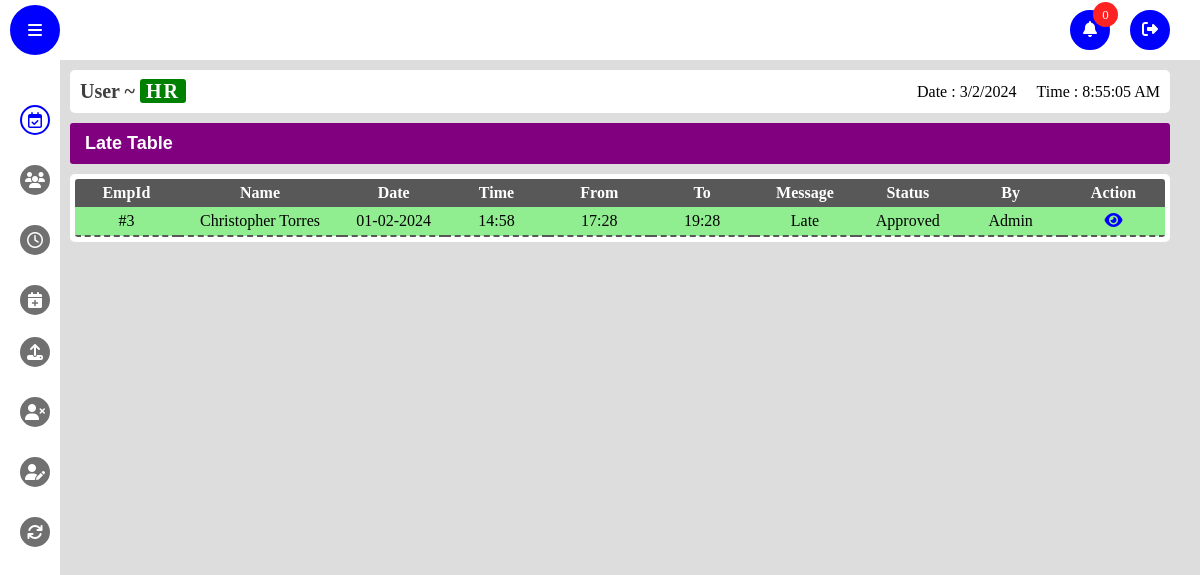
The app's page /late_req_table (signed in), older data.
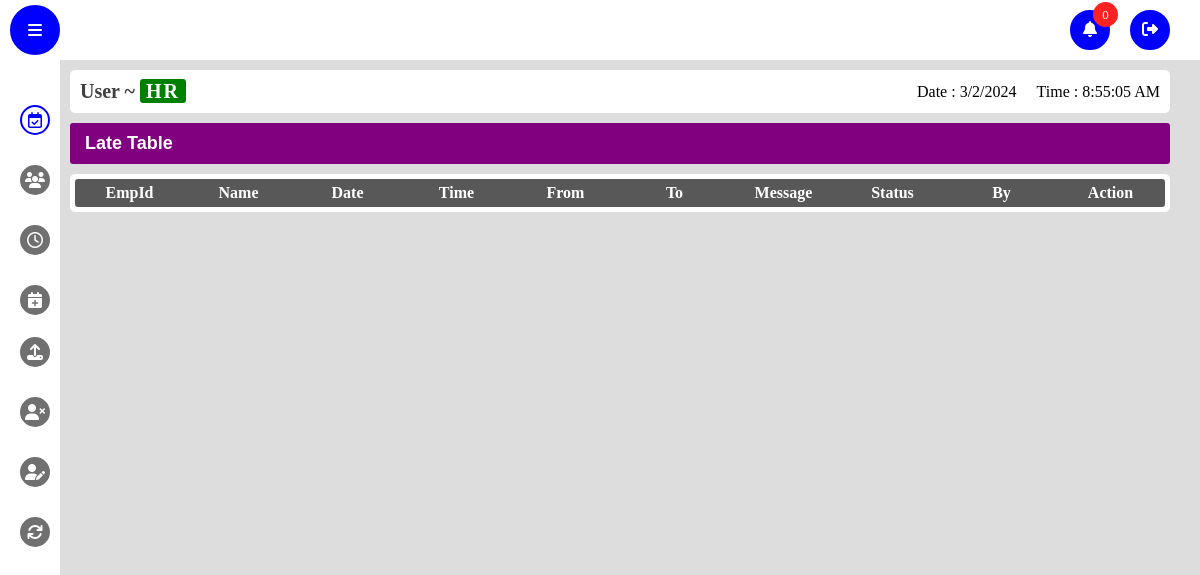
The same page, newer data.
### app/models.py (models this page shows)
class late(db.Model, UserMixin):
    id = db.Column(db.Integer, primary_key=True)
    emp_id = db.Column(db.Integer)
    emp_name = db.Column(db.String(150), nullable=False)
    reason = db.Column(db.String(150), nullable=False)
    from_time = db.Column(db.String(150), nullable=False)
    to_time = db.Column(db.String(150), nullable=False)
    status = db.Column(db.String(150), default='Pending')
    approved_by = db.Column(db.String(150), default='Pending')
    hr_approval = db.Column(db.String(150), default='Pending')
    date = db.Column(db.DateTime(timezone=True), default=func.now())

### app/views.py (the view)
@views.route("/late_req_table")
@login_required
def late_req_table():
    notification=notifications.query.order_by(notifications.timestamp).all()
    emp_login=Emp_login.query.order_by(Emp_login.emp_id).all()
    permission_details=late.query.order_by(late.date).all()
    return render_template("req_table.html",emp_login=emp_login,notification=notification,permission=permission_details,permission_type='Late')

### app/templates/req_table.html (shortened to what this page needs)
{% extends "base_admin.html" %}
{% block content %}
<link rel="stylesheet" href="static/css/style.css" />
<link rel="stylesheet" href="static/css/attendance.css" />
      <link rel="stylesheet" href="static/css/late.css" />
      <section class="late-table-section">
        <header class="late-header">
          <div class="frame-header">
            <div class="frame-details">
              <p class="frame-name">{{permission_type}} Table</p>
            </div>
          </div>
        </header>
        <div class="table">
          <table>
            <thead>
              <th>EmpId</th>
              <th>Name</th>
              <th>Date</th>
              <th>Time</th>
              <th>From</th>
              <th>To</th>
              <th>Message</th>
              <th>Status</th>
              <th>By</th>
              <th>Action</th>
            </thead>
            <tbody class="{{permission_type.lower()}}-table" id="{{permission_type.lower()}}-table">
              {% for permission in permission %}
              <tr class="{{permission.status}}">
                <td>#{{permission.emp_id}}</td>
                <td>{{permission.emp_name}}</td>
                <td>{{permission.date.strftime('%d-%m-%Y') }}</td>
                <td>{{permission.date.strftime('%H:%M') }}</td>
                <td>{{permission.from_time}}</td>
                <td>{{permission.to_time}}</td>
                <td>{{permission.reason}}</td>
                <td class="status">{{permission.status}}</td>
                <td>{{permission.approved_by}}</td>
                <td>
                  <a
                    href="{{ url_for('views.' + permission_type.lower() + '_req_profile',
                                     emp_id=permission.emp_id,
                                     emp_name=permission.emp_name,
                                     from_time=permission.from_time,
                                     to_time=permission.to_time,
                                     reason=permission.reason,
                                     req_id=permission.id,
                                     back_page=permission_type.lower()+'_table',)}}"
                    ><i class="fas fa-eye"></i
                  ></a>
                </td>
              </tr>
              {% endfor %}
            </tbody>
          </table>
        </div>
      </section>
    {% endblock %}

### app/templates/base_admin.html (shortened to what this page needs)
<!DOCTYPE html>
<html lang="en">
  <head>
    <link rel="stylesheet" href="static/css/style.css" />
    <link
      rel="stylesheet"
      href="https://cdnjs.cloudflare.com/ajax/libs/font-awesome/5.15.4/css/all.min.css"
    />
    <link
      rel="stylesheet"
      href="https://cdnjs.cloudflare.com/ajax/libs/font-awesome/6.1.1/css/all.min.css"
    />
    <link rel="stylesheet" href="static/css/late.css" />
  </head>
  <body>
    <nav class="nav-bar">
      <div class="toogle-sidebar">
        <i class="fas fa-bars"></i>
      </div>
      <ul class="options">
        <li class="option">
          <div class="notification-btn">
            <span class>
              <i class="fas fa-bell"></i>
            </span>
            <div class="notify-count">
              <p class="count">0</p>
            </div>
          </div>
        </li>
        <a href="/logout" class="option logout">
          <span>
            <i class="fas fa-sign-out-alt"></i>
          </span>
        </a>
      </ul>
    </nav>
    <aside class="sidebar">
      <ul class="side-menu">
        <li class="menu-option active">
          <a href="/" class="side_bar_a">
            <span class="icon">
              <i class="far fa-calendar-check"></i>
            </span>
          </a>
        </li>
        <li class="menu-option action-menu emp-disp-option" index="3">
          <a href="/emp_details" class="side_bar_a">
            <span class="icon">
              <i class="fas fa-users"></i>
            </span>
          </a>
        </li>
        <li class="menu-option">
          <a href="/late_req_table" class="side_bar_a">
            <span class="icon">
              <i class="far fa-clock"></i>
            </span>
          </a>
        </li>
        <li class="menu-option">
          <a href="/leave_req_table" class="side_bar_a">
            <span class="icon">
              <i class="fas fa-calendar-plus"></i>
            </span>
          </a>
        </li>
        <li class="menu-option upload-option" style="margin-top: 7px">
          <span class="icon">
            <i class="fas fa-upload"></i>
          </span>
        </li>
        <li class="menu-option delete-option">
          <span class="icon">
            <i class="fas fa-user-times"></i>
          </span>
        </li>
        <li class="menu-option edit-option">
          <span class="icon">
            <i class="fas fa-user-edit"></i>
          </span>
        </li>
        <li class="menu-option reload-option">
          <span class="icon">
            <i class="fas fa-sync"></i>
          </span>
        </li>
      </ul>
    </aside>
    <main class="main active">
      <header class="details-bar">
        <div class="user-details">
          <h1 class="user-role">User ~ <span class="role tag">HR</span></h1>
        </div>
        <div class="date-time-details">
          <p class="date"></p>
          <p class="time"></p>
        </div>
      </header>
      {% block content %} {% endblock %}
    </main>
  </body>
</html>

### app/static/css/style.css (style rules this page uses)
* { margin: 0; padding: 0; box-sizing: border-box; list-style: none; text-decoration: none; }
table { width: -webkit-fill-available; }
.nav-bar { width: 100vw; position: fixed; top: 0; left: 0; right: 0; height: 60px; background: #fff; display: flex; align-items: center; justify-content: space-between; padding: 0 10px; z-index: 10; }
body { background: #ddd; }
.toogle-sidebar { width: 50px; height: 50px; background: #0000ff; color: #fff; border-radius: 50%; display: flex; align-items: center; justify-content: center; cursor: pointer; border: 2px solid #0000ff; transition: all 0.3s; }
.options { display: flex; align-items: center; gap: 20px; margin-right: 20px; position: relative; }
.option { width: 40px; height: 40px; border-radius: 50%; list-style: none; display: flex; align-items: center; justify-content: center; flex-direction: column; text-transform: capitalize; cursor: pointer; color: #fff; transition: all 0.3s; background: #0000ff; border: 2px solid #0000ff; position: relative; }
.notify-count { position: absolute; right: -10px; top: -10px; width: 25px; height: 25px; border-radius: 50%; background: rgb(255, 34, 34); display: flex; align-items: center; justify-content: center; font-size: 13px; color: #fff; }
li { list-style: none; }
.sidebar { position: fixed; top: 60px; height: calc(100% - 50px); width: 60px; background: #fff; padding: 10px; z-index: 10; overflow-x: hidden; transition: all 0.5s; }
.side-menu { width: 100%; display: flex; flex-direction: column; align-items: center; gap: 10px; padding: 10px 0; position: absolute; }
.menu-option { width: 100%; display: flex; align-items: center; gap: 5px; height: 50px; border-radius: 5px; padding: 0 10px; cursor: pointer; position: relative; }
.icon { width: 30px; height: 30px; background: #707070; border-radius: 50%; display: flex; align-items: center; justify-content: center; transition: all 0.3s; color: #ffffff; position: absolute; }
.menu-option:hover, .menu-option.active { color: #0000ff; }
.menu-option:hover .icon, .menu-option.active .icon { background: #ffffff; color: #0000ff; border: 2px solid #0000ff; }
.main { width: calc(100vw - 180px); min-height: calc(100vh - 60px); position: relative; top: 60px; left: 160px; padding: 10px; z-index: 5; transition: all 0.5s; }
.main.active { width: calc(100vw - 80px); left: 60px; }
.details-bar { width: 100%; display: flex; align-items: center; justify-content: space-between; padding: 10px; background: #ffffff; border-radius: 5px; }
.date-time-details { display: flex; align-items: center; gap: 20px; }
.user-role { color: #3f3f3f; font-size: 20px; }
.tag { padding: 1px 6px; background: green; color: #ffffff; border-radius: 3px; letter-spacing: 2px; }
.user-details { backdrop-filter: blur(5px); border-radius: 5px; }
.side_bar_a { color: black; }

### app/static/css/late.css (style rules this page uses)
.table { max-width: 100%; padding: 5px; overflow-x: scroll; margin-top: 10px; background: #fff; border-radius: 5px; }
.late-table-section { margin-top: 10px; }
table { border-collapse: collapse; border-radius: 3px; overflow: hidden; width: -webkit-fill-available; }
table thead { background: #585858; color: #fff; }
td, th { min-width: 75px; }

### app/static/css/attendance.css (style rules this page uses)
.frame-header { width: 100%; display: flex; align-items: center; justify-content: space-between; padding: 10px 15px; background: #800080; color: #fff; border-radius: 3px; }
.frame-details { display: flex; align-items: center; gap: 15px; }
.frame-name { font-family: sans-serif; font-weight: 700; font-size: 18px; display: flex; align-items: center; gap: 10px; }
td, th { min-width: 30px; text-align: center; padding: 5px 0; }

Row changes from the older to the newer data that the page shows:
removed late: reason "Late", emp_id "3", emp_name "Christopher Torres", date "01-02-2024", date "14:58", from_time "17:28", to_time "19:28", status "Approved", approved_by "Admin"
Text that changed along with them:
{{ permission_type }}: (not shown) → "Late"
